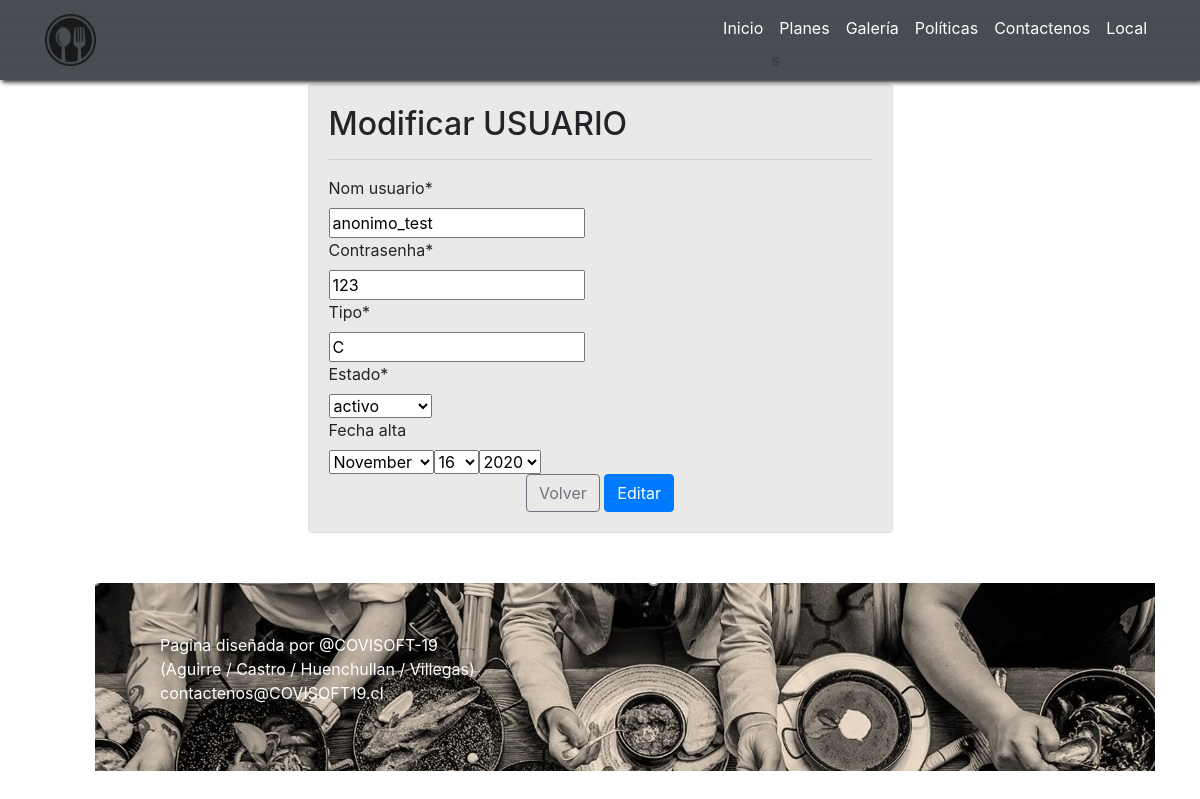
Before: /catalogo/usuario_mod/1 with the older database file.
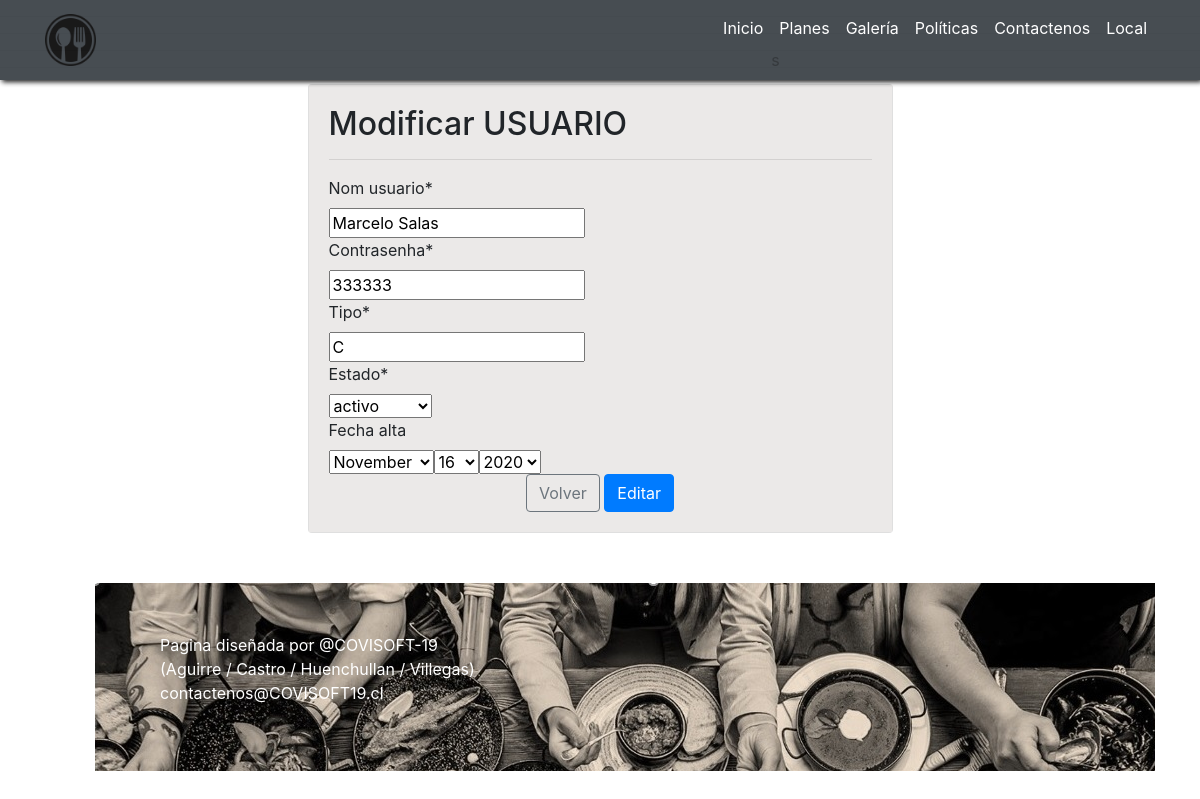
After: the same page with the newer database file.
### catalogo/models.py (models this page shows, shortened)
class Usuario(models.Model):
	id_usuario=models.AutoField(primary_key=True)
	nom_usuario=models.CharField(max_length=20)
	contrasenha=models.CharField(max_length=30)
	tipo=models.CharField(max_length=1)
	estado=models.ForeignKey('Estado', on_delete=models.SET_NULL, null=True)
	fecha_alta=models.DateField(null=True, blank=True)

### catalogo/views.py (the view)
# urls.py: path('usuario_mod/<id_usuario>', modificar_usuario, name="usuario_mod"),
def modificar_usuario(request, id_usuario):
	usuario=get_object_or_404(Usuario, id_usuario=id_usuario)
	data = {
		'form': UsuarioForm(instance=usuario)
	}
	if request.method=='POST':
		formulario=UsuarioForm(data=request.POST, instance=usuario, files=request.FILES)
		if formulario.is_valid():
			formulario.save()
			return redirect(to='usuario_list')
		data['from'] = formulario
	return render(request,'usuario/usuario_mod.html', data )

### catalogo/forms.py
class UsuarioForm(forms.ModelForm):
	class Meta:
		model=Usuario
		fields='__all__'
		widgets={
			"fecha_alta":forms.SelectDateWidget()
		}

### catalogo/models.py (called while the page is built)
	def __str__(self):
		return self.descripcion

### catalogo/templates/Usuario/usuario_mod.html (shortened to what this page needs)
<!DOCTYPE html>
<html lang="es">
   <head>
        <link rel="stylesheet" href="https://cdn.jsdelivr.net/npm/bootstrap@4.5.3/dist/css/bootstrap.min.css">
        {% load static %}
        <link rel="stylesheet" href="{% static 'css/main.css' %}">
        {% load static %}
   </head>
   <body>
       {% load static %}
    <nav class="navbar navbar-expand-lg navbar-dark bg-dark fixed-top">
      <div class="container">
        <a class="navbar-brand header-content-left" href="{% url 'inicio' %}"><img src="{% static 'img/icono3.ico' %}" alt="La ruta del bajón" style="width: 20%"></a>
        <div class="collapse navbar-collapse" id="navbarNav">
          <ul class="navbar-nav ml-auto text-black">
            <li class="nav-item">
              <a class="nav-link" href="{% url 'inicio' %}">Inicio</a>
            </li>
            <li class="nav-item">
              <a class="nav-link" href="{% url 'inicio' %}">Planes</a>s
            </li>
            <li class="nav-item">
              <a class="nav-link" href="{% url 'galeria' %}">Galería</a>
            </li>
            <li class="nav-item">
              <a class="nav-link" href="{% url 'qs' %}">Políticas</a>
            </li>
            <li class="nav-item">
              <a class="nav-link " href="{% url 'inicio' %}">Contactenos</a>
            </li>
            <li class="nav-item">
              <a class="nav-link " href="{% url 'local'%}">Local</a>
            </li>
          </ul>
        </div>
      </div>
    </nav>
     {% load crispy_forms_tags %}
          <div class="row" >
            <div class="col-6 col_md-6 offset-md-3">
              <div class="card">
                <div class="card-body" style="background-color:#EBE9E8;">
                          <h2>  Modificar USUARIO</h2>
                          <hr>
                  <form action="" method="post" enctype="multipart/form-data">
                    {{ form | crispy }}
                    <div class="d-flex justify-content-center">
                       <a href="{%url 'local'%}"  class="btn btn-outline-secondary text-black">  Volver  </a>
                       <input type="submit" value="Editar" class="btn btn-primary">
                    </div>
                  </form>
                  </div>
              </div>
            </div>
          </div>
  </body>
   <div class="container">
      <footer class="footer">
        <div class="container">
         <p style="color:white;">
            Pagina diseñada por @COVISOFT-19 <br>
           (Aguirre / Castro / Huenchullan / Villegas) <br>
           contactenos@COVISOFT19.cl
         </p>
        </div>
  </div
   </body>
</html>

Changed rows visible on the page:
changed Usuario "activo": nom_usuario "anonimo_test" → "Marcelo Salas"; contrasenha "123" → "333333"
